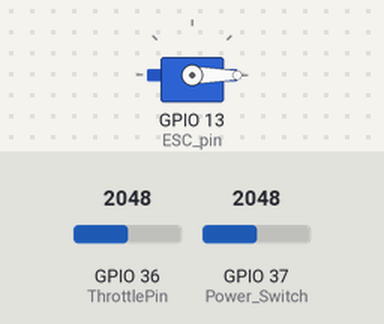
The sketch below on a simulated ESP32. Shown: servo. The inputs (shaded band) are chosen by the test bench; at power-on: GPIO 37 (Power_Switch) = 2048, GPIO 36 (ThrottlePin) = 2048.

Above: at 1.2 s.
1.3 s: GPIO 37 (Power_Switch) set to 4064
2.8 s: GPIO 37 (Power_Switch) set to 4095
At 4.0 s:
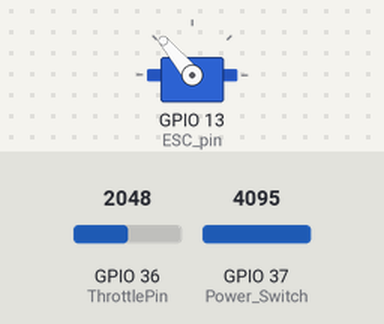
4.3 s: GPIO 37 (Power_Switch) set to 3603
At 5.2 s:
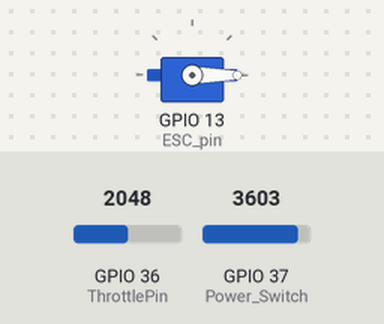
Timing chart, 0 to 7.3 s (numbered marks = the images above; inputs shaded):
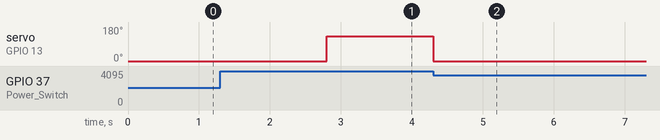

Measured:
- the behaviour switches between 4094 and 4095 on GPIO 37 (Power_Switch) (found by bisection; images 0 and 1)
- after the input at 1.3 s, every drawn part: stays the same
- after the input at 2.8 s, servo on GPIO 13 (ESC_pin): 0° → 130° at once
- after the input at 4.3 s, servo on GPIO 13 (ESC_pin): 130° → 0° at once

The sketch:

ehelp_ESP32.ino
```cpp
//****************************************************
//** DEFINE KEY SETTINGS, INSTANCES AND PINS HERE ****
//****************************************************
// Servo for ESC
#include <ESP32_Servo.h>  // https://www.youtube.com/watch?v=_WqfNyE_pt8
Servo ESC;  // ESC

int ESC_pin = 13;  // Working on ESP32 also works on pins 14, 15
int ThrottlePin = A0;
int Power_Switch = A1;
float Vs = 3.3;  //This is the supply voltage of board
int ThrottleMS;  // Throttle output in milli seconds for ESC

int Switch_val = 0;

//****************************************************
//********* RUN SETUP CODE HERE - RUNS ONCE **********
//****************************************************
void setup() {
  Serial.begin(9600);  //Start the serial connection with the computer to view the result open the serial monitor

  // ESC Servo setup code*****************************************************************
  ESC.attach(ESC_pin, 1000, 2000);  // attaches the servo ESCpin to a pwm pin and sets conrol range

 pinMode(Power_Switch, INPUT);    // sets the digital pin as input

} // END OF SETUP

//****************************************************
//******* RUN Main CODE HERE - RUNS REPEATEDLY *******
//****************************************************

void loop() {
  Switch_val = analogRead(Power_Switch); // This is the hard switch to cut the power regardless of the mouth throttle mouth slider
  //Serial.println(Switch_val);

  if (Switch_val < 4095) {  // If switch is less than 4095 which is the max analog value for an ESP32 then set throttle to 0, i.e. 1000
      ThrottleMS = 1000;
      ESC.writeMicroseconds(ThrottleMS);    // Set Throttle to zero
  } else {
      ThrottleMS = New_Map(analogRead(ThrottlePin), 400, 2800, 1110, 2000);  // 400 is the analog in value for no throttle and 2800 is the max throttle, this is remapped to 1110  bottom end and 2000 max
      if (ThrottleMS > 2000) { ThrottleMS = 2000;} //  Set limits for Max throttle
      if (ThrottleMS < 1110) { ThrottleMS = 1110;} //  Set limits for Min throttle
      ESC.writeMicroseconds(ThrottleMS);    // uses throttle from mouth controller
  }// End if else

  //Serial.print("Raw Pin in: "); Serial.print(analogRead(ThrottlePin)); Serial.print(",  ThrottleMS: "); Serial.println(ThrottleMS);
  //Serial.print("throttle: "); Serial.println(ThrottleMS);  // Debug line so you can read on computer

  } // End Loop

//******* Start New Map Funciton OUTPUT for ESP32 ******************************
  long New_Map(long x, long in_min, long in_max, long out_min, long out_max){
    return (x - in_min) * (out_max - out_min) / (in_max - in_min) + out_min;
  } // end map
//******* End New Map Funciton OUTPUT ******************************
```
